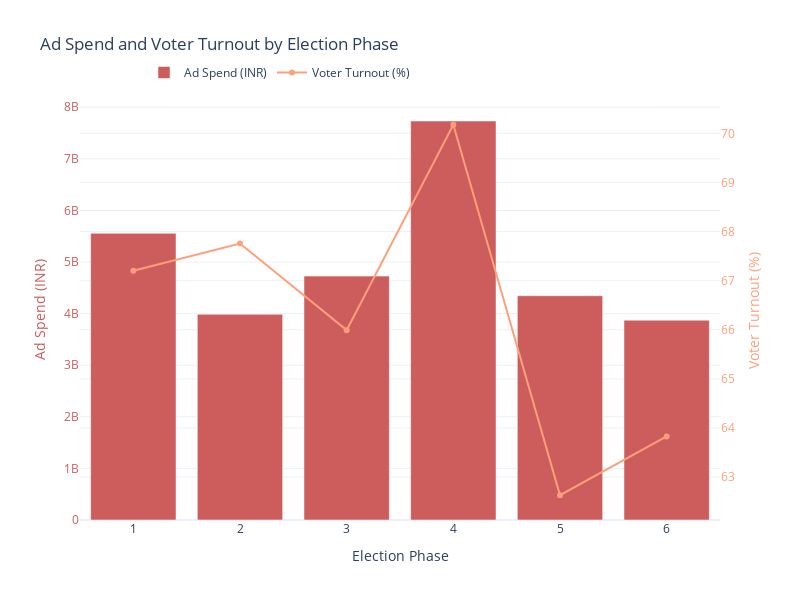

Notebook cell for this chart:
### Code cell
#relationship among Ad spend, Election phase and voter turnout 
fig = go.Figure()

fig.add_trace(go.Bar(
    x=phase_analysis['Phase'],
    y=phase_analysis['Amount spent (INR)'],
    name='Ad Spend (INR)',
    marker_color='indianred',
    yaxis='y1'
))

fig.add_trace(go.Scatter(
    x=phase_analysis['Phase'],
    y=phase_analysis['Polled (%)'],
    name='Voter Turnout (%)',
    marker_color='lightsalmon',
    yaxis='y2'
))

fig.update_layout(
    title='Ad Spend and Voter Turnout by Election Phase',
    xaxis=dict(title='Election Phase'),
    yaxis=dict(
        title='Ad Spend (INR)',
        titlefont=dict(color='indianred'),
        tickfont=dict(color='indianred')
    ),
    yaxis2=dict(
        title='Voter Turnout (%)',
        titlefont=dict(color='lightsalmon'),
        tickfont=dict(color='lightsalmon'),
        overlaying='y',
        side='right'
    ),
    legend=dict(x=0.1, y=1.1, orientation='h'),
    width=800,
    height=600
)

fig.show()

### Figure 1 — Plotly figure (JSON) as saved in the notebook; plotly's stock layout.template omitted (floating-point values rounded to 4 significant figures)
{"data": [{"marker": {"color": "indianred"}, "name": "Ad Spend (INR)", "type": "bar", "x": [1, 2, 3, 4, 5, 6], "y": [5556265415, 3986936358, 4726512390, 7732806345, 4346064062, 3872711127], "yaxis": "y"}, {"marker": {"color": "lightsalmon"}, "name": "Voter Turnout (%)", "type": "scatter", "x": [1, 2, 3, 4, 5, 6], "y": [67.2, 67.76, 65.99, 70.17, 62.63, 63.83], "yaxis": "y2"}], "layout": {"height": 600, "legend": {"orientation": "h", "x": 0.1, "y": 1.1}, "title": {"text": "Ad Spend and Voter Turnout by Election Phase"}, "width": 800, "xaxis": {"autorange": true, "range": [0.5, 6.5], "title": {"text": "Election Phase"}, "type": "linear"}, "yaxis": {"autorange": true, "range": [0, 8140000000.0], "tickfont": {"color": "indianred"}, "title": {"font": {"color": "indianred"}, "text": "Ad Spend (INR)"}, "type": "linear"}, "yaxis2": {"autorange": true, "overlaying": "y", "range": [62.13, 70.68], "side": "right", "tickfont": {"color": "lightsalmon"}, "title": {"font": {"color": "lightsalmon"}, "text": "Voter Turnout (%)"}, "type": "linear"}}}
